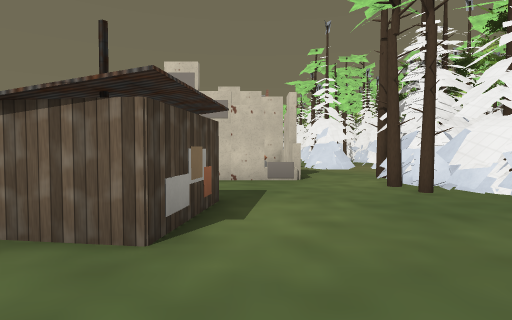
View 1 (above)

24 first-person views from a walk through a level from a Godot 3-D game. The camera is 1.5 m above the floor, tilts 2° down and sees 80° across. Doors that lead somewhere are drawn open, without their leaves. The floor is counted in squares, 2 m on a side. Each view is taken from the middle of a square. On the plan, view 1 faces up. The plan holds only what a view shows up to about 10 squares ahead; the rest is blank. The place goes on beyond the plan. Some surface patterns are stand-ins.

View 2
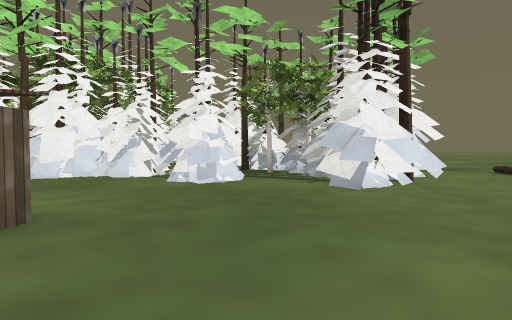

View 3
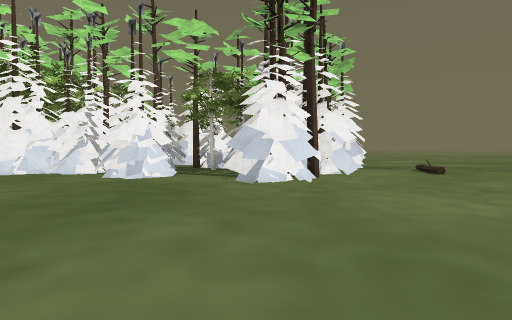

View 4
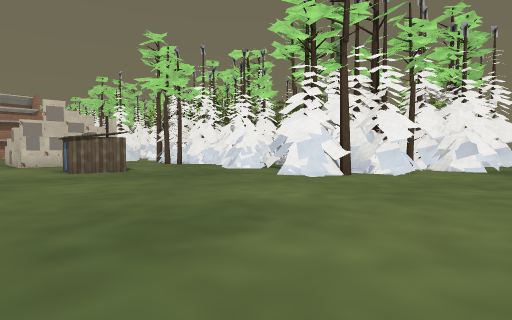

View 5
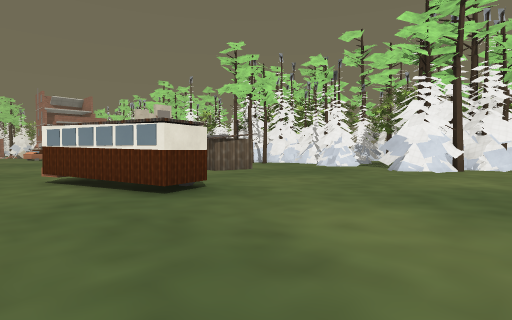

View 6
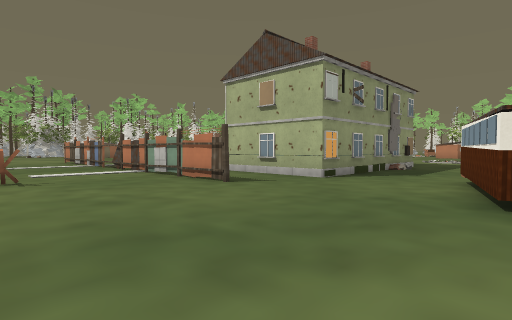

View 7
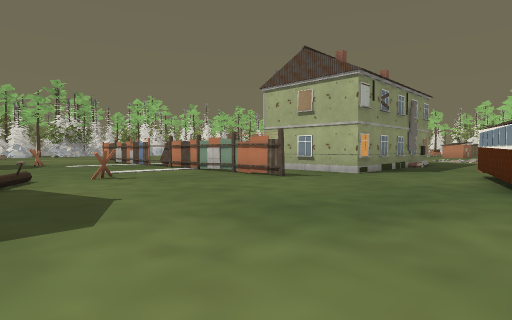

View 8
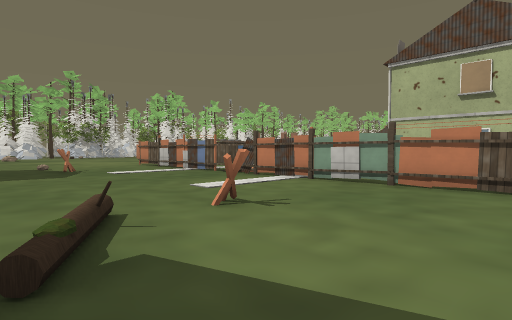

View 9
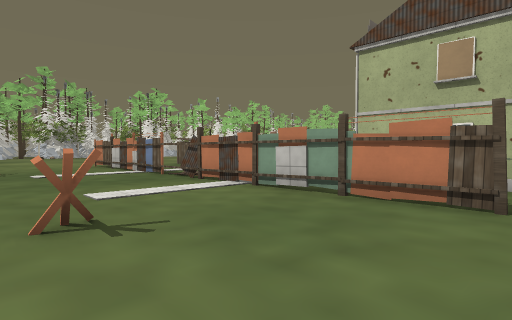

View 10
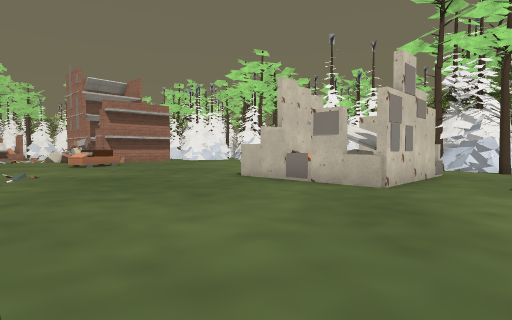

View 11
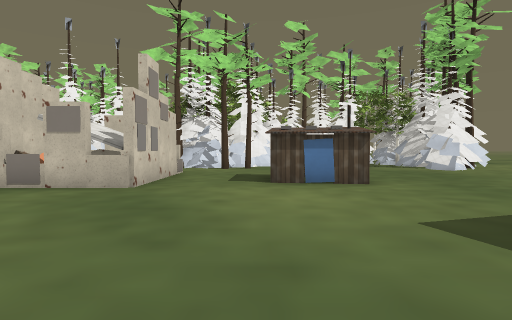

View 12
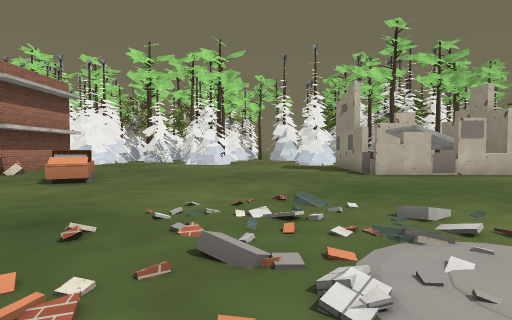

View 13
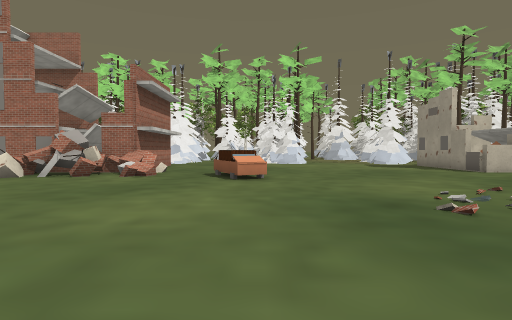

View 14
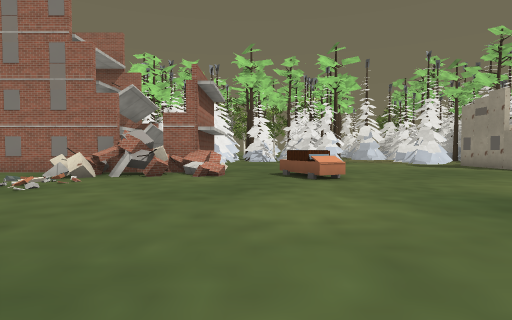

View 15
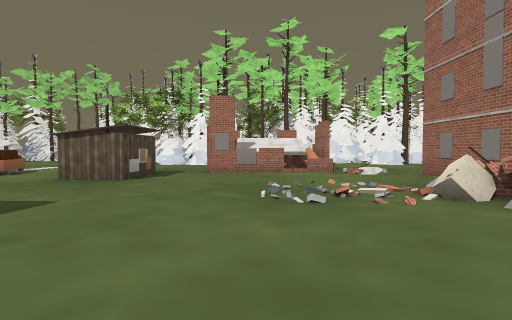

View 16
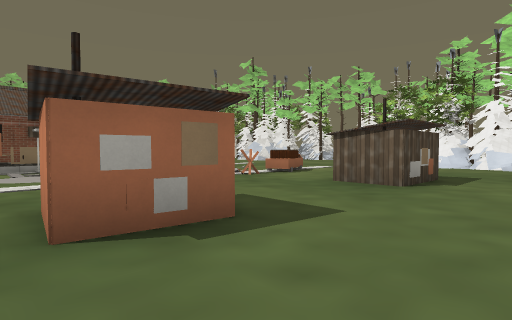

View 17
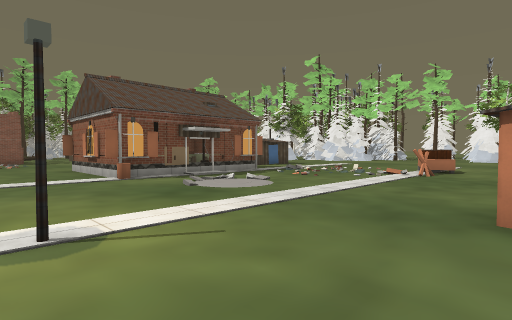

View 18
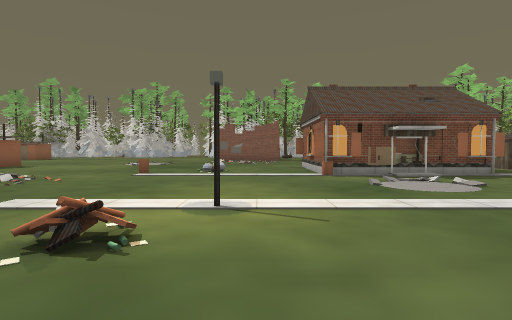

View 19
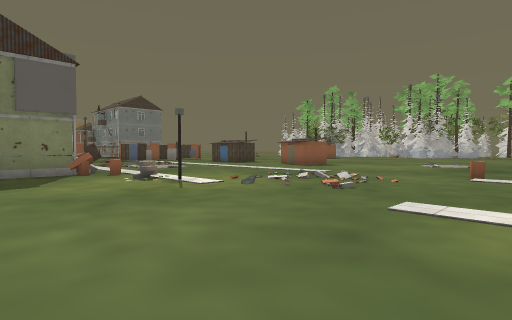

View 20
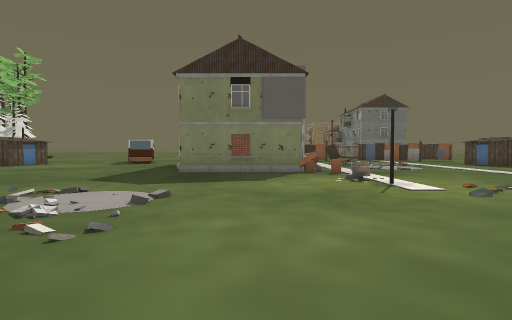

View 21
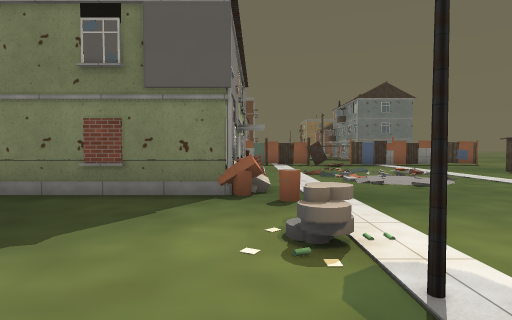

View 22
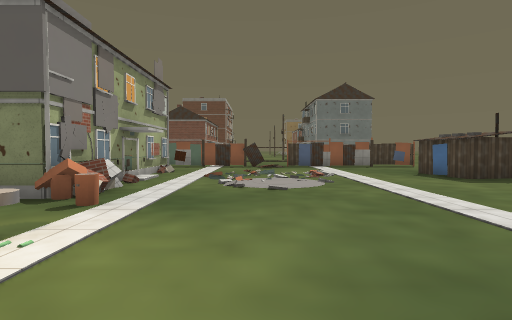

View 23
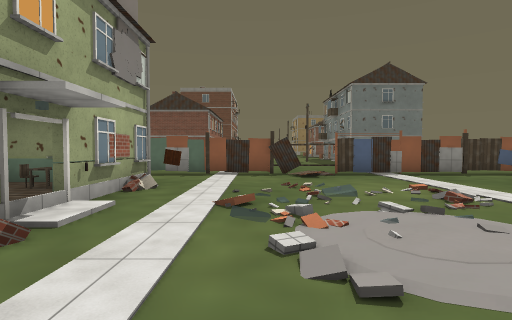

View 24
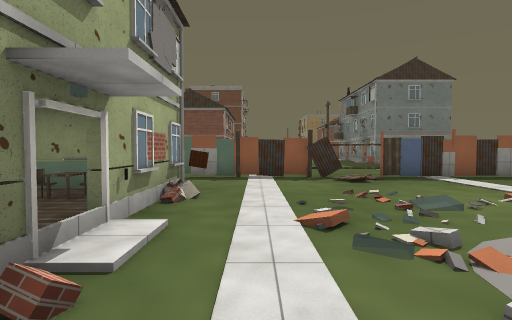

### Floor plan
Key: @ floor where view 1 was taken; # wall or solid block; . main floor; : floor 0.25 m higher than the main floor; / step, stairs or slope; D open door; = window, fence, low wall or low ledge; ^ raised ledge; T pine tree; P plank; B barrel; I tire; O other object.
Columns run from 22 left of view 1 to 8 right of it. Each row starts with its distance up from view 1.
 31       ^..  ..##^==..
 30       ^O.  P.......#
 29      .....#P.......#
 28     //#............#
 27  #//............//##
 26  #............///###
 25  D.............///##
 24  D./..... #....../##
 23  #./..... #......./##
 22 ##................#=.
 21 ....................
 20 .................=^..
 19 ......#.=........^=..
 18 .....................
 17 .....................
 16 B............./......
 15 ...../.....//........
 14 ..//./......../......
 13 ..///.......//.......
 12   ././...............
 11   .................####
 10  .....I............#####..
  9 ...................#####..
  8 .......B####.......=####.T
  7 .......##    ............##
  6 ...../..#    ............T#
  5 ...../.D#    ............T##
  4 ..//./.D#  #........##.....#
  3 ../.:..##  #........##....##
  2 ../....##=##...#.........##
  1 .......#####...# ........##
  0 ..../..........##.....@......
 -1 ...//...........#...........#
 -2 =#=.######=.............#T###
 -3 ........................#T#
 -4 .........................T#TT
 -5 ........#.................##.
 -6 .............................##
 -7 ........=......................
 -8       ................. ..##.

Positions as (right, up) in squares from view 1, and headings:
1: (0, 0), facing up
2: (-4, 0), facing right
3: (-5, -2), facing right
4: (-5, -8), facing up-right
5: (-9, -6), facing up-right
6: (-6, -6), facing up-left
7: (-6, -8), facing up-left
8: (-11, -8), facing up-left
9: (-11, -6), facing up-left
10: (-9, 5), facing up-right
11: (-9, 5), facing right
12: (-12, 15), facing right
13: (-13, 19), facing right
14: (-13, 21), facing right
15: (-8, 21), facing up
16: (-9, 22), facing up-left
17: (-13, 19), facing up-left
18: (-12, 20), facing left
19: (-12, 18), facing down-left
20: (-13, 18), facing down
21: (-15, 13), facing down
22: (-18, 13), facing down
23: (-17, 8), facing down
24: (-16, 7), facing down
